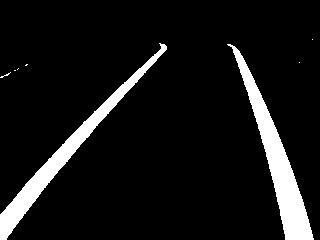
#> input picture 519.jpg, 320 x 240 px
$ python carline.py
#> lines starting #> are read from the running program, lines starting #| are printed output that depends on the picture; after the words box and inside, x2 and y2 are one past the last pixel; in counts of white or black regions, pixels touching at a corner belong together
# %%
import matplotlib.pyplot as plt
import matplotlib.image as mpimg
import numpy as np
import cv2

# %% matplotlib inline

image = cv2.imread('519.jpg')
#> image is the input picture: shape (240, 320, 3); min 0, max 255, mean 22.8

print('This image is:', type(image), 'with dimensions:', image.shape)
#| This image is: <class 'numpy.ndarray'> with dimensions: (240, 320, 3)
import math

def grayscale(img):
    """
    将图像处理为二值化图像，中间需要灰度图像进行过渡

    """
    gray = cv2.cvtColor(image, cv2.COLOR_BGR2GRAY)
    ret, binary = cv2.threshold(gray, 0, 255, cv2.THRESH_BINARY | cv2.THRESH_OTSU)

    return binary

def canny(img, low_threshold, high_threshold):#返回image，边缘部分为255，其余为0

    img = cv2.erode(img, cv2.getStructuringElement(cv2.MORPH_RECT, (4, 4)))  # 腐蚀操作，去除边缘干扰
    return cv2.Canny(img, low_threshold, high_threshold)

def gaussian_blur(img, kernel_size):

    return cv2.GaussianBlur(img, (kernel_size, kernel_size), 0)

def region_of_interest(img, vertices):
    mask = np.zeros_like(img)
    print("mask_shape",mask.shape)
    if len(img.shape) > 2:
        channel_count = img.shape[2]  # i.e. 3 or 4 depending on your image
        ignore_mask_color = (255,) * channel_count
    else:
        ignore_mask_color = 255

    cv2.fillPoly(mask, vertices, ignore_mask_color)

    masked_image = cv2.bitwise_and(img, mask)
    return masked_image

def draw_lines(img, lines, color=[255,116,10], thickness=2):
        left_lines_x = []
        left_lines_y = []
        right_lines_x = []
        right_lines_y = []
        line_y_max = 0
        line_y_min = 999
        for line in lines:
            for x1,y1,x2,y2 in line:
                if y1 > line_y_max:
                    line_y_max = y1
                if y2 > line_y_max:
                    line_y_max = y2
                if y1 < line_y_min:
                    line_y_min = y1
                if y2 < line_y_min:
                    line_y_min = y2
                k = (y2 - y1)/(x2 - x1)
                if k < -0.3:
                    left_lines_x.append(x1)
                    left_lines_y.append(y1)
                    left_lines_x.append(x2)
                    left_lines_y.append(y2)
                elif k > 0.3:

                    right_lines_x.append(x1)
                    right_lines_y.append(y1)
                    right_lines_x.append(x2)
                    right_lines_y.append(y2)
        #最小二乘直线拟合
        left_line_k, left_line_b = np.polyfit(left_lines_x, left_lines_y,1)
        right_line_k, right_line_b = np.polyfit(right_lines_x, right_lines_y, 1)
        #根据直线方程和最大、最小的y值反算对应的x
        cv2.line(img,(int((line_y_max - left_line_b)/left_line_k), line_y_max),(int((line_y_min - left_line_b)/left_line_k), line_y_min),color, thickness)
        cv2.line(img,(int((line_y_max - right_line_b)/right_line_k), line_y_max),(int((line_y_min - right_line_b)/right_line_k), line_y_min),color, thickness)

def hough_lines(img, rho, theta, threshold, min_line_len, max_line_gap):
    lines = cv2.HoughLinesP(img, rho, theta, threshold, np.array([]), minLineLength=min_line_len, maxLineGap=max_line_gap)
    print(lines.shape)
    line_img = np.zeros((img.shape[0], img.shape[1], 3), dtype=np.uint8)
    # draw_lines(line_img, lines)
    # plt.show(line_img)
    return line_img


def weighted_img(img, initial_img, α=0.8, β=1., γ=0.):

    return cv2.addWeighted(initial_img, α, img, β, γ)

ini_image = cv2.imread("519.jpg")
plt.imshow(ini_image)
# plt.show()
imshape=ini_image.shape
#> imshape = (240, 320, 3)
gray=grayscale(ini_image)
#> in grayscale, `ret, binary = cv2.threshold(gray, 0, 255, cv2.THRESH_BINARY | cv2.THRE..`: binary: shape (240, 320); 8.9% white; 8 white regions (6 under 20 px), largest, box (x1, y1, x2, y2) and area: (227, 44, 314, 240) 3623, (0, 43, 167, 240) 3214
#> in grayscale, `ret, binary = cv2.threshold(gray, 0, 255, cv2.THRESH_BINARY | cv2.THRE..`: ret = 7
#after灰度处理

kernel_size=5
blur=gaussian_blur(gray, kernel_size)
#> in gaussian_blur, `return cv2.GaussianBlur(img, (kernel_size, kernel_size), 0)`:
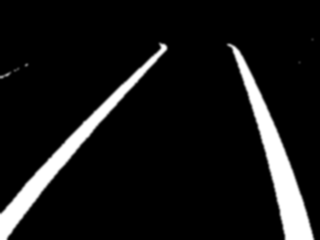
#> returned value: shape (240, 320); min 0, max 255, mean 22.8

#after高斯模糊
low_threshold=50
high_threshold=200
edges=canny(blur, low_threshold, high_threshold)
#> in canny, `img = cv2.erode(img, cv2.getStructuringElement(cv2.MORPH_RECT, (4, 4)))`:
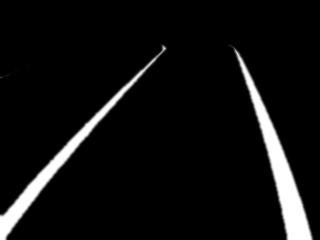
#> img: shape (240, 320); min 0, max 255, mean 16.7
#> in canny, `return cv2.Canny(img, low_threshold, high_threshold)`:
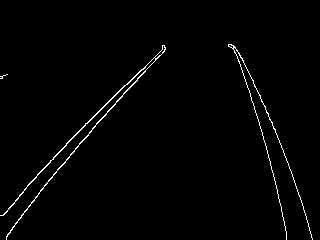
#> returned value: shape (240, 320); 1.4% white in thin lines or dots, all inside (x1, y1, x2, y2) = (0, 44, 313, 240)

vertices=np.array([[(0,imshape[0]),(imshape[1]/2-20, imshape[0]/2+50),
                        (imshape[1]/2+20, imshape[0]/2+50),
                    (imshape[1],imshape[0]),(0,500),(960,500)]],
                      dtype=np.int32)

partial=region_of_interest(edges,vertices)
#| mask_shape (240, 320)
#> in region_of_interest, `cv2.fillPoly(mask, vertices, ignore_mask_color)`:
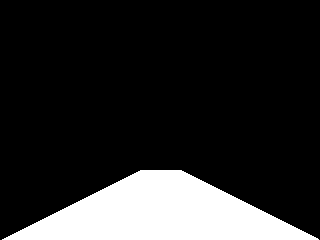
#> mask: shape (240, 320); 16.4% white; 1 white region, box (x1, y1, x2, y2) and area: (2, 170, 319, 240) 12599
#> in region_of_interest, `masked_image = cv2.bitwise_and(img, mask)`:
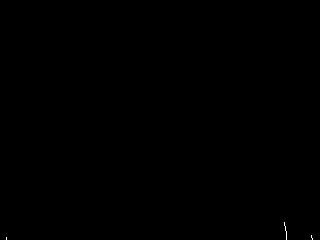
#> masked_image: shape (240, 320); 0.03% white in thin lines or dots, all inside (x1, y1, x2, y2) = (6, 222, 313, 240)
x=[0,0,460,500,960,960]
y=[540,500,320,320,500,540]
plt.plot(x,y,1)
plt.imshow(edges)
cv2.imwrite("edges.jpg",edges)

rho=1
theta=np.pi/180
threshold=13
min_line_len=15
max_line_gap=10
lines=hough_lines(partial, rho, theta, threshold, min_line_len, max_line_gap)
#> in hough_lines, `lines = cv2.HoughLinesP(img, rho, theta, threshold, np.array([]), minL..`: lines = [[284, 222, 286, 239]]
#| (1, 1, 4)
#> lines: shape (240, 320, 3); every value is 0

final=weighted_img(lines,ini_image)
#> in weighted_img, `return cv2.addWeighted(initial_img, α, img, β, γ)`:
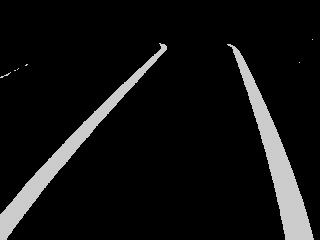
#> returned value: shape (240, 320, 3); min 0, max 204, mean 18.2
ini_image = cv2.imread("519.jpg")
imshape=ini_image.shape
gray=grayscale(ini_image)
#after灰度处理

kernel_size=5
blur=gaussian_blur(gray, kernel_size)
#after高斯模糊


low_threshold=120
high_threshold=200
edges=canny(blur, low_threshold, high_threshold)
#aftercannoy滤波
vertices=np.array([[(0,imshape[0]),(imshape[1]/2-20, imshape[0]/2+50),  \
                        (imshape[1]/2+20, imshape[0]/2+50), (imshape[1],imshape[0]),(0,500),(960,500)]], \
                      dtype=np.int32)


partial=region_of_interest(edges,vertices)
#| mask_shape (240, 320)

rho=1
theta=np.pi/180
threshold=13
min_line_len=15
max_line_gap=10
lines=hough_lines(partial, rho, theta, threshold, min_line_len, max_line_gap)
#| (1, 1, 4)
final=weighted_img(lines,ini_image)
cv2.imshow('Final', final)
# plt.show()
cv2.waitKey(0)
cv2.destroyAllWindows()


# %%
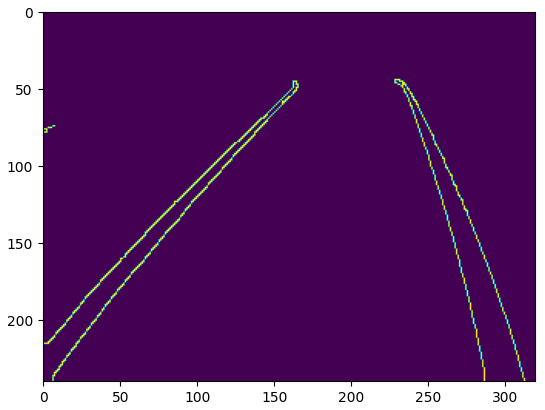
#> figure drawn by matplotlib, 1 panel

$ run again, with 1.jpg copied over 519.jpg
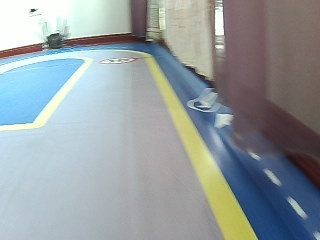
#> input picture 1.jpg, 320 x 240 px
#> image is the input picture: shape (240, 320, 3); mean B, G, R 159.6, 156.9, 148.5
#| This image is: <class 'numpy.ndarray'> with dimensions: (240, 320, 3)
#> in grayscale, `ret, binary = cv2.threshold(gray, 0, 255, cv2.THRESH_BINARY | cv2.THRE..`:
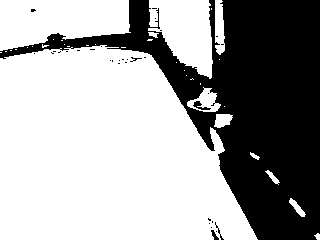
#> binary: shape (240, 320); 63.8% white; 33 black regions (28 under 20 px), largest, box (x1, y1, x2, y2) and area: (0, 0, 320, 240) 27544, (193, 101, 211, 110) 67, (211, 230, 219, 240) 38, (215, 222, 224, 240) 28, (130, 57, 142, 62) 20
#> ret = 140
#| mask_shape (240, 320)
#> mask: shape (240, 320); 16.4% white; 1 white region, box (x1, y1, x2, y2) and area: (2, 170, 319, 240) 12599
#> masked_image: shape (240, 320); 0.19% white in thin lines or dots, all inside (x1, y1, x2, y2) = (206, 195, 319, 240)
#> in hough_lines, `lines = cv2.HoughLinesP(img, rho, theta, threshold, np.array([]), minL..`: lines = [[232, 196, 255, 239], [218, 221, 225, 237], [214, 223, 219, 239]]
#| (3, 1, 4)
#| mask_shape (240, 320)
#| (3, 1, 4)
#> `# %%`:
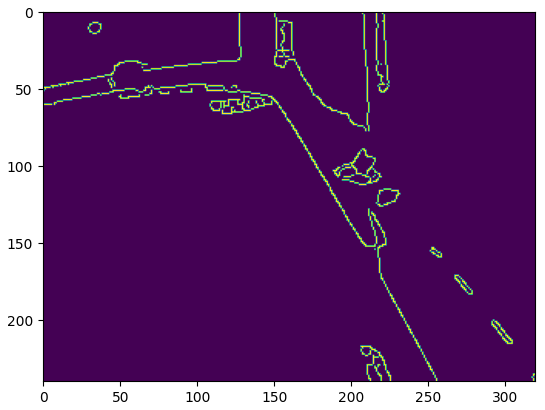
#> figure drawn by matplotlib, 1 panel; B, G, R data is drawn as R, G, B

$ run again, with 549.jpg copied over 519.jpg
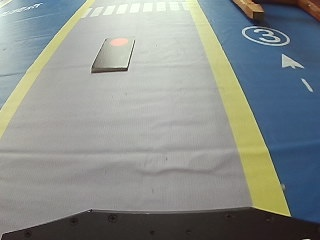
#> input picture 549.jpg, 320 x 240 px
#> image is the input picture: shape (240, 320, 3); mean B, G, R 139, 142.1, 136.6
#| This image is: <class 'numpy.ndarray'> with dimensions: (240, 320, 3)
#> in grayscale, `ret, binary = cv2.threshold(gray, 0, 255, cv2.THRESH_BINARY | cv2.THRE..`:
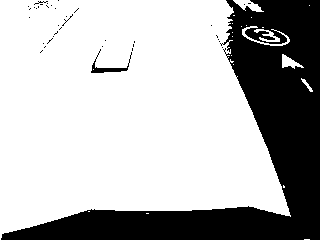
#> binary: shape (240, 320); 71% white; 38 black regions (36 under 20 px), largest, box (x1, y1, x2, y2) and area: (1, 0, 320, 240) 21964, (91, 49, 132, 73) 195
#> ret = 118
#| mask_shape (240, 320)
#> mask: shape (240, 320); 16.4% white; 1 white region, box (x1, y1, x2, y2) and area: (2, 170, 319, 240) 12599
#> masked_image: shape (240, 320); 0.29% white in thin lines or dots, all inside (x1, y1, x2, y2) = (28, 205, 252, 227)
#> in hough_lines, `lines = cv2.HoughLinesP(img, rho, theta, threshold, np.array([]), minL..`: lines = [[114, 209, 193, 209], [88, 208, 113, 208], [208, 208, 245, 205], [28, 226, 86, 209]]
#| (4, 1, 4)
#| mask_shape (240, 320)
#| (4, 1, 4)
#> `# %%`:
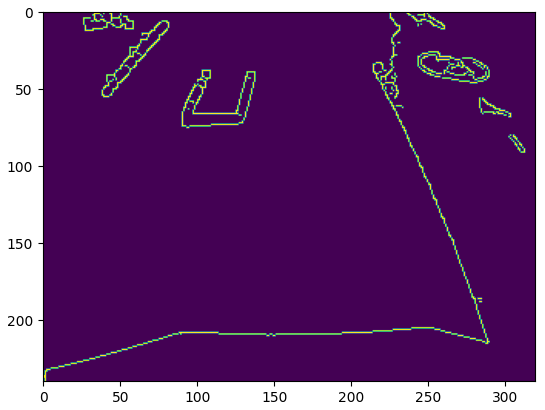
#> figure drawn by matplotlib, 1 panel; B, G, R data is drawn as R, G, B
